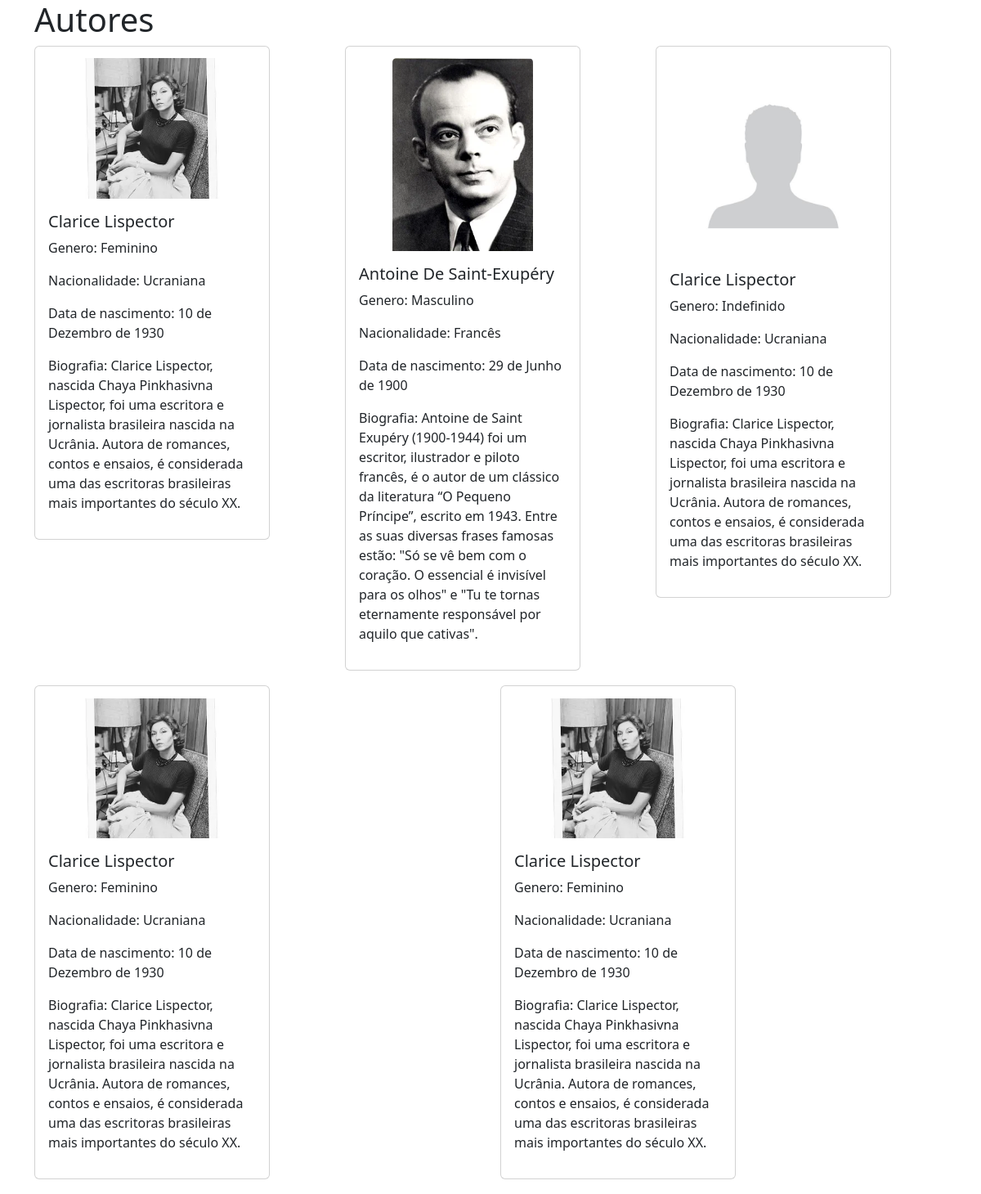
Before: /livros/visualizar_autores/ with the older database file.
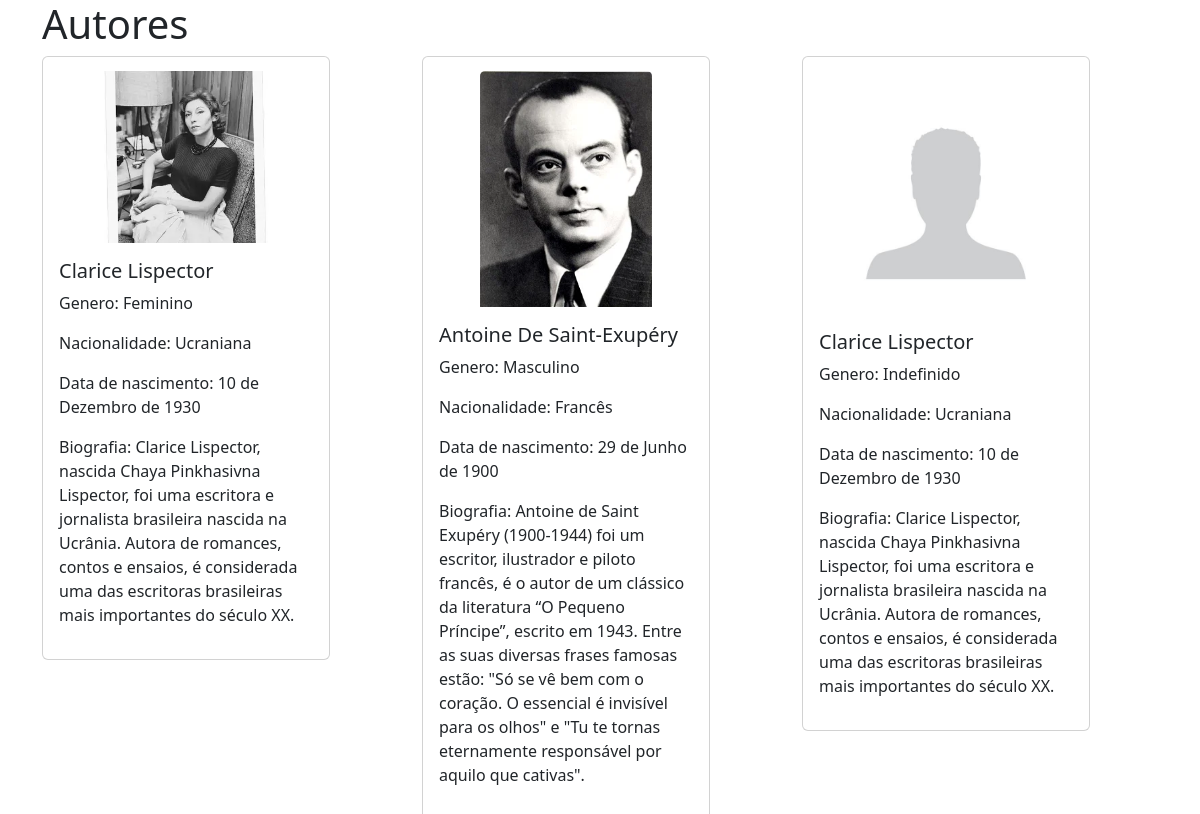
After: the same page with the newer database file.
### livros/models.py (models this page shows, shortened)
class Autor(models.Model):
    GENERO_CHOICES = [
        ('M', 'Masculino'),
        ('F', 'Feminino'),
        ('O', 'Outros'),
    ]
    nome = models.CharField(max_length=80, null=False)
    genero = models.CharField(max_length=10, choices=GENERO_CHOICES, default='O')
    biografia = models.TextField(null=False)
    nacionalidade = models.CharField(max_length=30, null=False)
    data_nascimento = models.DateField(null=False)
    data_cadastro = models.DateTimeField(auto_now_add=True)
    data_ultima_atualizacao = models.DateTimeField(auto_now=True)
    funcionario = models.ForeignKey(DadosFuncionario, on_delete=models.DO_NOTHING)
    foto_autor = models.ImageField(upload_to='autores', default='autores/default.jpg')

### livros/views.py (the view)
# urls.py: path('visualizar_autores/', views.visualizar_autores, name="visualizar_autores"),
def visualizar_autores(request):
    if request.method == 'GET':
        autores = Autor.objects.all()
        return render(request, 'visualizar_autores.html', {'autores': autores})

### livros/templates/visualizar_autores.html (shortened to what this page needs)
{% extends "base.html" %}
{% load static %}
{% block 'body' %}
    <div class="container">
        <h1>Autores</h1>
        <div class="row">
            {% for autor in autores %}
                <div class="col-md-4" style="margin-right: auto">
                    <div class="card" style="width: 18rem; margin-bottom: 5%;">
                        <div class="d-flex align-items-center">
                            <img src="{{autor.foto_autor.url}}" alt="foto do autor" class="card-img-top mx-auto" style="max-width: 60%; object-fit: contain; margin-top: 5%">
                        </div>
                        <div class="card-body">
                            <h5 class="card-title">{{autor.nome}}</h5>
                            <p>Genero: {% if autor.genero == 'O' %}Indefinido{% else %}{{autor.get_genero_display}}{% endif %}</p>
                            <p>Nacionalidade: {{autor.nacionalidade}}</p>
                            <p>Data de nascimento: {{autor.data_nascimento}}</p>
                            <p>Biografia: {{autor.biografia}}</p>
                        </div>
                    </div>
                </div>
            {% empty %}
                <p>Nenhum autor encontrado.</p>
            {% endfor %}
        </div>
    </div>
{% endblock 'body' %}

### templates/base.html (shortened to what this page needs)
<!doctype html>
<html lang="en">
  <head>
    <link href="https://cdn.jsdelivr.net/npm/bootstrap@5.3.3/dist/css/bootstrap.min.css" rel="stylesheet">
  </head>
  <body>
    {% block 'body' %}{% endblock 'body' %}
  </body>
</html>

Changed rows visible on the page:
removed Autor: foto_autor (picture), nome "Clarice Lispector", genero "Feminino", nacionalidade "Ucraniana", data_nascimento "10 de Dezembro de 1930", biografia "Clarice Lispector, nascida Chaya Pinkhasivna Lispector, foi uma escritora e jornalista brasileira nascida na Ucrânia. Autora de romances, contos e ensaios, é considerada uma das escritoras brasileiras mais importantes do século XX."
removed Autor: foto_autor (picture), nome "Clarice Lispector", genero "Feminino", nacionalidade "Ucraniana", data_nascimento "10 de Dezembro de 1930", biografia "Clarice Lispector, nascida Chaya Pinkhasivna Lispector, foi uma escritora e jornalista brasileira nascida na Ucrânia. Autora de romances, contos e ensaios, é considerada uma das escritoras brasileiras mais importantes do século XX."
